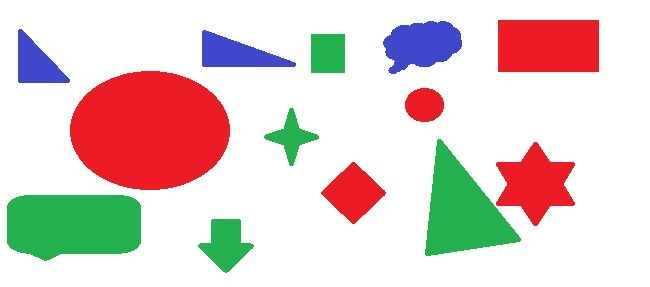
%> input picture CVFA Assignment/CVFA Assignment/Task 1/fig1.jpg, 650 x 287 px
$ octave Task_1_CVFA_19ucc023.m   (GNU Octave 9; MATLAB toolbox functions it lacks are replaced by stand-ins)
%> lines starting %> are read from the running program, lines starting %| are printed output that depends on the picture; in (x1, y1, x2, y2) boxes, pixels count from 0 and x2, y2 are one past the last pixel; in counts of white or black regions, pixels touching at a corner belong together; the program's own positions count from 1
% 19ucc023 - Mohit Akhouri
% CVFA Task 1

% clearing the MATLAB variables and list of images
clc;
clear all;
close all;

% Reading the original image fig1.jpg and plotting it
img = imread('fig1.jpg');
%> img is the input picture: size 287x650x3 uint8; mean R, G, B 223.8, 207.7, 203.9
figure;
subplot(2,1,1);
imshow(img);
title('Original Image');

% Separating the R,G and B channels from rgb image
R = img(:,:,1);
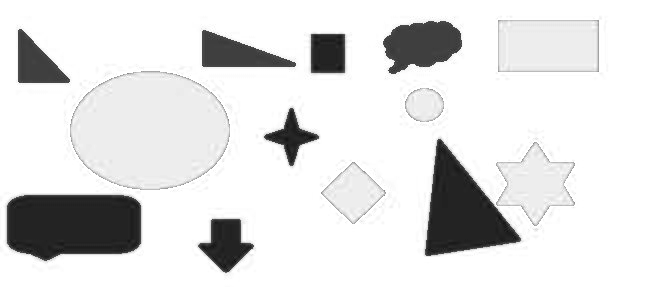
%> R: size 287x650 uint8; min 11, max 255, mean 223.8
G = img(:,:,2);
B = img(:,:,3);
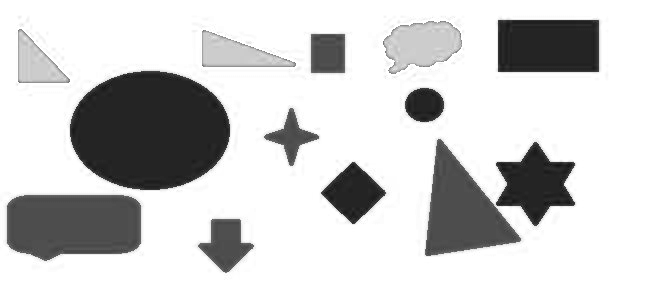
%> B: size 287x650 uint8; min 14, max 255, mean 203.9
% Converting the rgb image to grayscale image
img_gray = rgb2gray(img);
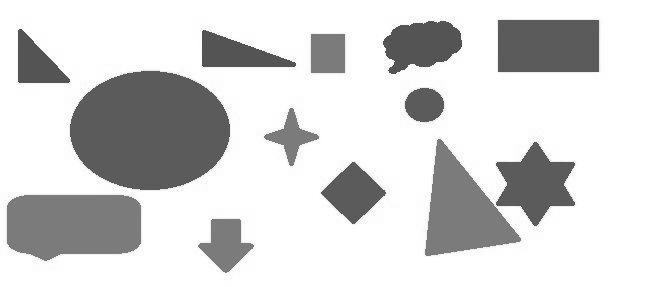
%> img_gray: size 287x650 uint8; min 61, max 255, mean 212.1
% Obtaining the R,G and B objects from grayscale image
sub_R = imsubtract(R,img_gray);
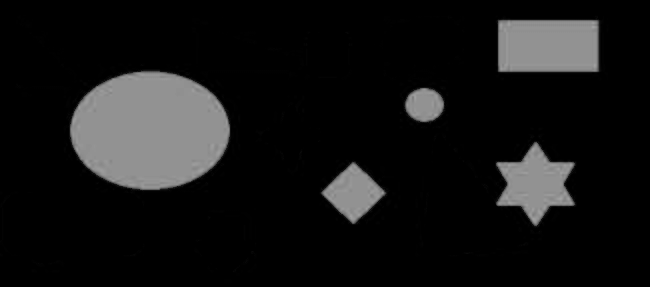
%> sub_R: size 287x650 uint8; min 0, max 163, mean 20.8
sub_G = imsubtract(G,img_gray);
sub_B = imsubtract(B,img_gray);
% Converting the subtracted image to binary image
binary_R = imbinarize(sub_R);
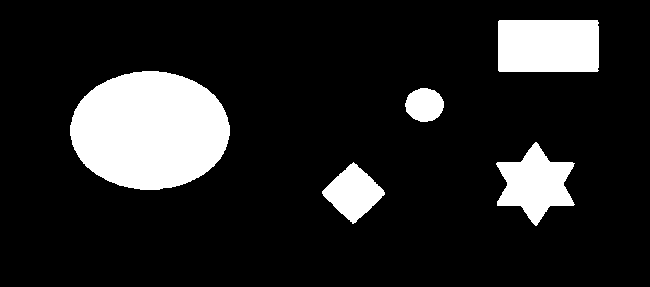
%> binary_R: size 287x650 logical; 14.4% white; 5 white regions, box (x1, y1, x2, y2) and area: (70, 71, 230, 190) 14848, (498, 20, 599, 72) 5243, (496, 142, 575, 226) 3639, (322, 162, 385, 224) 2098, (405, 88, 444, 122) 1023
binary_G = imbinarize(sub_G);
%> binary_G: size 287x650 logical; 9.4% white; 5 white regions, box (x1, y1, x2, y2) and area: (7, 195, 141, 261) 7754, (425, 139, 520, 256) 5837, (199, 219, 253, 272) 1670, (311, 34, 345, 73) 1315, (265, 108, 319, 165) 1038
binary_B = imbinarize(sub_B);
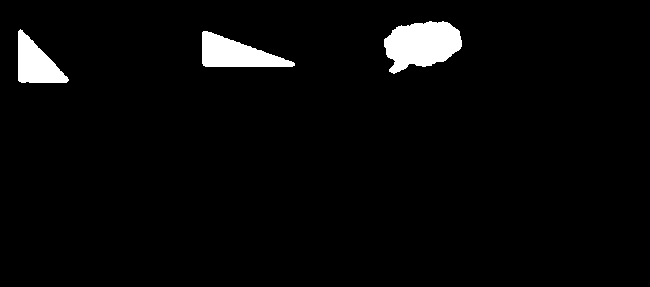
%> binary_B: size 287x650 logical; 3.4% white; 3 white regions

% Drawing bounding box and plotting centroid for different shapes
statsR = regionprops(binary_R,'BoundingBox','Centroid');
%> statsR = 5 regions; box (x1, y1, x2, y2) and Centroid: (70, 71, 230, 190) [150.5 131], (322, 162, 385, 224) [354 193.5], (405, 88, 444, 122) [425.1 105.5], (496, 142, 575, 226) [536 184.5], (498, 20, 599, 72) [549 46.5]
statsG = regionprops(binary_G,'BoundingBox','Centroid');
%> statsG = 5 regions; box (x1, y1, x2, y2) and Centroid: (7, 195, 141, 261) [74.1 225.4], (199, 219, 253, 272) [226.4 244.6], (265, 108, 319, 165) [292.1 137.6], (311, 34, 345, 73) [328.5 54], (425, 139, 520, 256) [462.3 211.6]
statsB = regionprops(binary_B,'BoundingBox','Centroid');
%> statsB = 3 regions; box (x1, y1, x2, y2) and Centroid: (18, 29, 69, 83) [36.8 64.3], (202, 31, 295, 67) [236.7 54.8], (384, 21, 462, 74) [422.5 45.1]

% Total number of red, green and blue objects are as follows
total_R = bwconncomp(binary_R);
%> total_R = 5 connected components
total_G = bwconncomp(binary_G);
%> total_G = 5 connected components
total_B = bwconncomp(binary_B);
%> total_B = 3 connected components

% Plotting the final image with bounding boxes and centroids
subplot(2,1,2);
imshow(img);
hold on;

for i=1:total_R.NumObjects
    rectangle('Position',statsR(i,1).BoundingBox,'EdgeColor','r');
    plot(statsR(i,1).Centroid(1),statsR(i,1).Centroid(2),'ko');
end
%> this loop made 5 passes

for i=1:total_G.NumObjects
    rectangle('Position',statsG(i,1).BoundingBox,'EdgeColor','g');
    plot(statsG(i,1).Centroid(1),statsG(i,1).Centroid(2),'ko');
end

for i=1:total_B.NumObjects
    rectangle('Position',statsB(i,1).BoundingBox,'EdgeColor','b');
    plot(statsB(i,1).Centroid(1),statsB(i,1).Centroid(2),'ko');
end
%> this loop made 3 passes

title('Image with Bounding Boxes and Centroids');
sgtitle('19ucc023 - Mohit Akhouri');
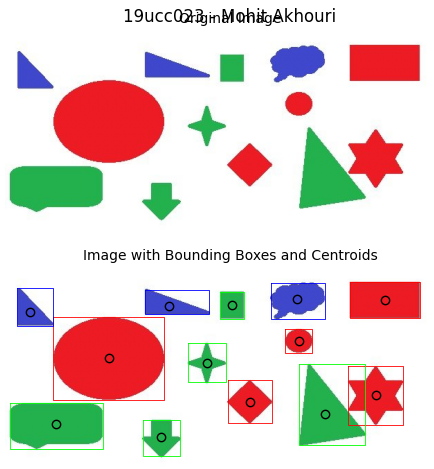
%> figure redrawn from the program's plot data, 2 panels
hold off;
